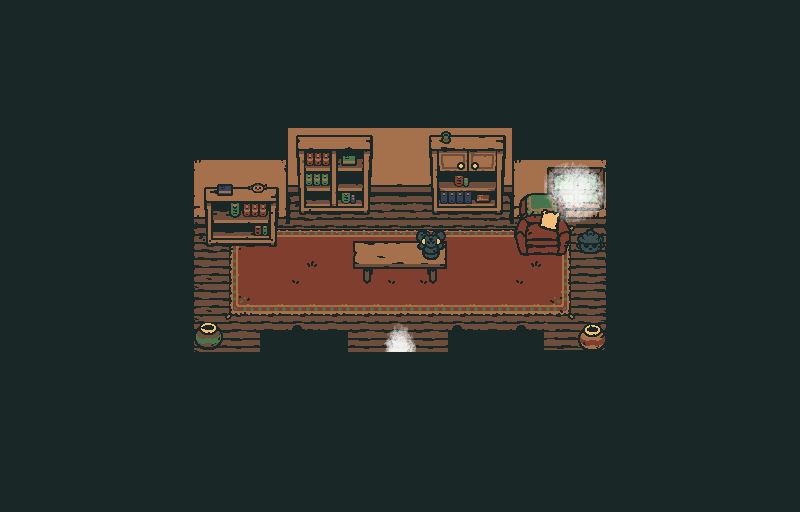

Rendered tile map (Tiled .tmx) drawn with the repository's tilesets; below, a short description and the map source with its tile grids summarised:
An orthogonal 25x16 tile map with 32x32 px tiles, 5 tile layers (FLOOR, MIDDLE, ABOVE, LIGHT, ...), 4 tilesets and 40 objects (4x wood, 3x librarian, portal, shrine, recipe, ...).

<map version="1.2" tiledversion="1.2.3" orientation="orthogonal" renderorder="right-down" width="25" height="16" tilewidth="32" tileheight="32" infinite="0" nextlayerid="10" nextobjectid="290">
 <tileset firstgid="1" source="tilesets/objects.tsx" />
 <tileset firstgid="9" source="tilesets/shop.tsx" />
 <tileset firstgid="265" source="tilesets/bookstore.tsx" />
 <tileset firstgid="345" source="tilesets/light.tsx" />
 <layer id="1" name="FLOOR" width="25" height="16">
  <data>[400 cells, 371 non-empty, 25 distinct tile ids]</data>
 </layer>
 <layer id="2" name="MIDDLE" width="25" height="16">
  <data>[400 cells, 42 non-empty, 41 distinct tile ids]</data>
 </layer>
 <layer id="3" name="ABOVE" width="25" height="16">
  <data>[400 cells, 5 non-empty, 5 distinct tile ids]</data>
 </layer>
 <layer id="9" name="LIGHT" width="25" height="16">
  <data>[400 cells, 5 non-empty, 5 distinct tile ids]</data>
 </layer>
 <layer id="4" name="OVERHEAD" width="25" height="16">
  <data>[400 cells, 321 non-empty, 5 distinct tile ids]</data>
 </layer>
 <objectgroup id="5" name="SLOPES" visible="0" />
 <objectgroup color="#50734a" id="6" name="COLLISION" opacity="0.5">
  <object id="239" x="424" y="192" width="88" height="24" />
  <object id="241" x="192" y="0" width="96" height="224" />
  <object id="242" x="288" y="0" width="224" height="192" />
  <object id="243" x="512" y="0" width="96" height="224" />
  <object id="245" x="0" y="0" width="192" height="512" />
  <object id="250" x="608" y="0" width="192" height="512" />
  <object id="253" x="512" y="224" width="64" height="32" />
  <object id="257" x="192" y="224" width="88" height="24" />
  <object id="258" x="288" y="192" width="88" height="24" />
  <object id="259" x="352" y="256" width="96" height="24" />
  <object id="264" x="192" y="352" width="192" height="160" />
  <object id="265" x="416" y="352" width="192" height="160" />
  <object id="266" x="384" y="384" width="32" height="128" />
  <object id="267" x="256" y="344" width="96" height="8" />
  <object id="268" x="448" y="344" width="96" height="8" />
  <object id="273" x="576" y="224" width="32" height="32" />
  <object id="276" x="192" y="320" width="32" height="32" />
  <object id="284" x="576" y="320" width="32" height="32" />
 </objectgroup>
 <objectgroup color="#32e3c6" id="7" name="TERRAIN" visible="0">
  <object id="224" name="wood" x="0" y="0" width="224" height="512" />
  <object id="278" name="wood" x="224" y="0" width="384" height="224" />
  <object id="279" name="wood" x="224" y="320" width="384" height="192" />
  <object id="280" name="wood" x="576" y="0" width="224" height="512" />
 </objectgroup>
 <objectgroup id="8" name="ENTITIES" opacity="0.64">
  <object id="172" name="portal" gid="6" x="384" y="384" width="32" height="32">
   <properties>
    <property name="DEST" value="FOREST,74.5,19" />
    <property name="DOOR" value="" />
    <property name="TYPE" value="PORTAL" />
   </properties>
  </object>
  <object id="190" name="shrine" gid="1" x="304" y="216" width="64" height="32">
   <properties>
    <property name="TEXT">You open an old-looking tome and take a look inside.
*SHRINE_BOOK
"In this land of Wabika, there exists a legendary item that represents Hope.
It has the power to bring civilizations back from despair.
However, only those who both truly understand this land and truly need this item will be able to obtain it.
It lies dormant within the Shrine, waiting for the worthy one who would claim it for their own."</property>
    <property name="TYPE" value="DESC" />
   </properties>
  </object>
  <object id="226" name="recipe" gid="1" x="208" y="248" width="64" height="32">
   <properties>
    <property name="TEXT">You open up a flour-stained book and take a look inside.
It's a recipe for Apple Cookies! They look soft, and moist, and sweet, and...
You feel your stomach growl.</property>
    <property name="TYPE" value="DESC" />
   </properties>
  </object>
  <object id="227" name="religious" gid="1" x="432" y="216" width="64" height="32">
   <properties>
    <property name="TEXT">You open a fancy looking book and take a look inside.
"Wabika is ruled over by a guardian deity.
They are swift to remove dark-hearted intruders from our land...
but just as swift to welcome travellers whose intentions are pure.
Take note, those who enter - your actions are being judged."</property>
    <property name="TYPE" value="DESC" />
   </properties>
  </object>
  <object id="233" name="chair" gid="1" x="520" y="256" width="48" height="40">
   <properties>
    <property name="TEXT" value="The seat is too high for you to get up on. Darn!" />
    <property name="TYPE" value="DESC" />
   </properties>
  </object>
  <object id="237" name="librarian" gid="1" x="208" y="264" width="40" height="24">
   <properties>
    <property name="APPEAR" value="!ENTERED_SHRINE" />
    <property name="DIALOGUE" value="librarian" />
    <property name="ID" value="LIBRARIAN" />
    <property name="IMAGE" value="librarian" />
    <property name="INTERACTXDISP" value="8" />
    <property name="TYPE" value="NPC" />
   </properties>
  </object>
  <object id="263" name="statuette" gid="1" x="416" y="272" width="24" height="24">
   <properties>
    <property name="DIALOGUE" value="statuette1" />
    <property name="TYPE" value="DIALOGUEDESC" />
   </properties>
  </object>
  <object id="269" name="fish painting" gid="1" x="384" y="192" width="32" height="48">
   <properties>
    <property name="ID" value="fish" />
    <property name="TEXT">A resplendant portrait of a very handsome man.
His cravat is slightly damp.</property>
    <property name="TYPE" value="PAINTING" />
   </properties>
  </object>
  <object id="270" name="bookdesc" gid="1" x="368" y="272" width="32" height="24">
   <properties>
    <property name="APPEAR" value="!FOUND_FLAME" />
    <property name="TEXT">This hefty book is full of words you don't understand.
Something about... travelling through time?</property>
    <property name="TYPE" value="DESC" />
   </properties>
  </object>
  <object id="272" name="glimmer" gid="4" x="424" y="248" width="24" height="24">
   <properties>
    <property name="FLAG" value="STATUETTE_1" />
    <property name="TYPE" value="GLIMMER" />
   </properties>
  </object>
  <object id="277" name="western" gid="1" x="480" y="248" width="32" height="32">
   <properties>
    <property name="APPEAR" value="!ENTERED_SHRINE" />
    <property name="DIALOGUE" value="western" />
    <property name="ID" value="WESTERN" />
    <property name="IMAGE" value="western" />
    <property name="TYPE" value="NPC" />
   </properties>
  </object>
  <object id="281" name="librarian" gid="1" x="288" y="240" width="40" height="24">
   <properties>
    <property name="APPEAR" value="ENTERED_SHRINE,!FOUND_FLAME" />
    <property name="DIALOGUE" value="librarian" />
    <property name="ID" value="LIBRARIAN" />
    <property name="IMAGE" value="librarian" />
    <property name="INTERACTXDISP" value="8" />
    <property name="TYPE" value="NPC" />
   </properties>
  </object>
  <object id="283" name="instrument" gid="5" x="576" y="256" width="32" height="32">
   <properties>
    <property name="SFX" value="weird" />
    <property name="TYPE" value="INSTRUMENT" />
   </properties>
  </object>
  <object id="285" name="book" gid="1" x="368" y="264" width="33" height="23">
   <properties>
    <property name="APPEAR" value="!FOUND_FLAME" />
    <property name="FLAG" value="!FOUND_FLAME" />
    <property name="IMAGE" value="book2" />
    <property name="TYPE" value="SUMMONOBJECT" />
   </properties>
  </object>
  </objectgroup>
</map>
<!-- 4 of 40 objects omitted -->
